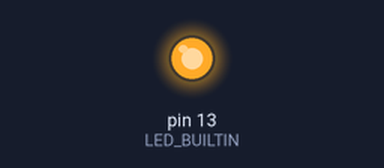
Bench run of a sketch on a simulated Arduino Uno, built with avr-gcc and run on an emulated ATmega328P. Shown: output pins drawn as LEDs (lit = HIGH).

Above: at 0.1 s.
At 1.1 s:
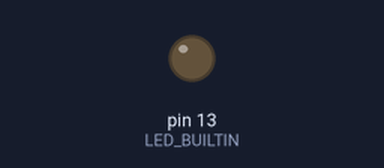
Timing chart, 0 to 2.6 s (numbered marks = the images above):
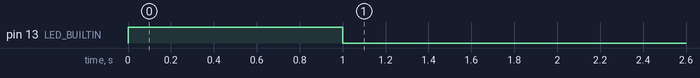

The sketch:

testconnexion.ino
```cpp
void setup() {
  // put your setup code here, to run once:
  Serial.begin(9600);

pinMode(LED_BUILTIN, OUTPUT);

   digitalWrite(LED_BUILTIN, HIGH);  // turn the LED on (HIGH is the voltage level)
  delay(1000);                      // wait for a second
  digitalWrite(LED_BUILTIN, LOW);   // turn the LED off by making the voltage LOW
  delay(1000);
}

void loop() {

  if(Serial.available()){
    if(Serial.read() == "1"){
        digitalWrite(LED_BUILTIN, HIGH);  // turn the LED on (HIGH is the voltage level)
        delay(1000);                      // wait for a second
      digitalWrite(LED_BUILTIN, LOW);   // turn the LED off by making the voltage LOW
      delay(1000);
    }
  }
}
```
